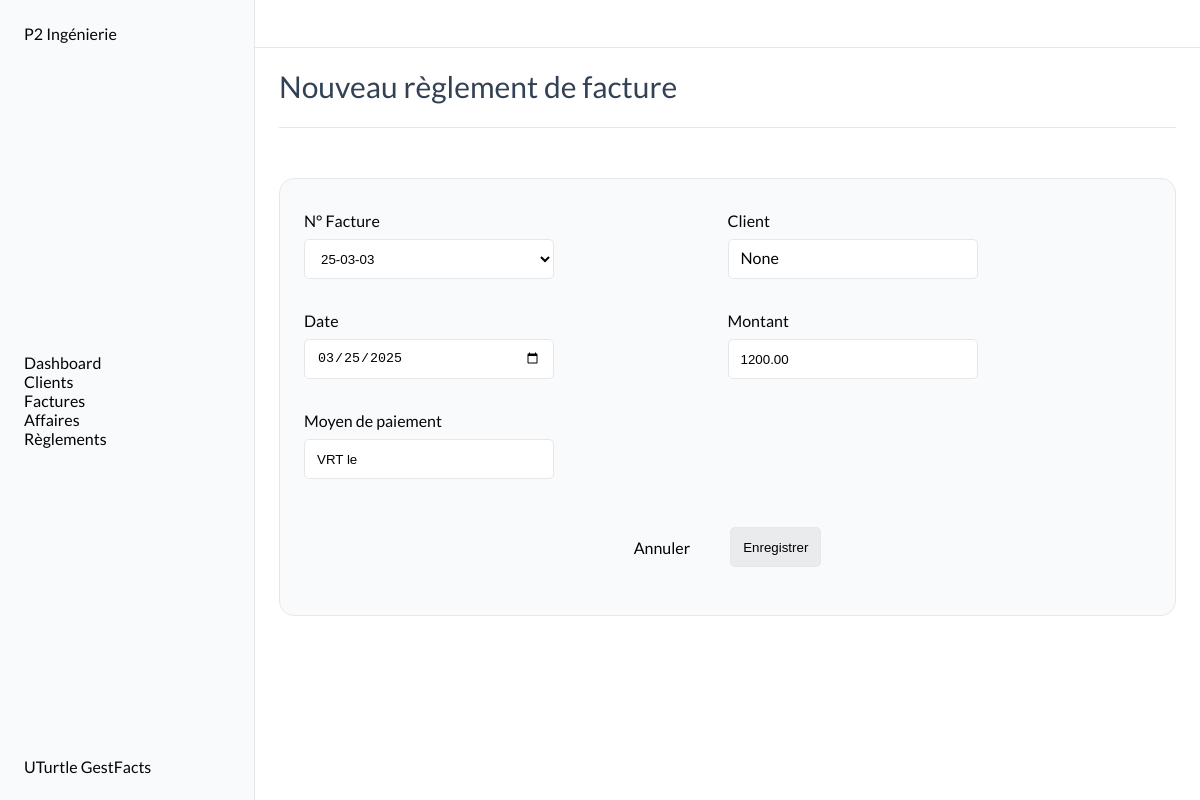
Before: /factures/6/reglement/ with the older database file.
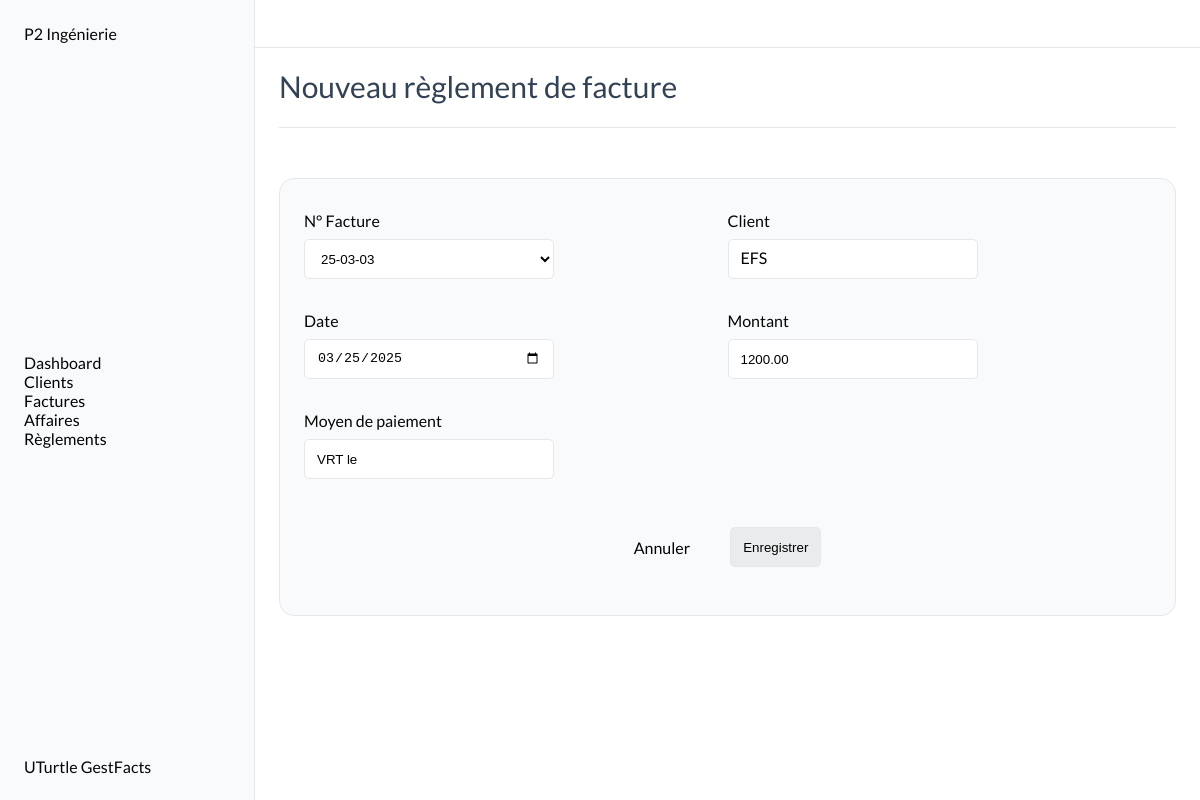
After: the same page with the newer database file.
### factures/models.py (models this page shows, shortened)
class Invoice(models.Model):
    TYPE_CHOICES = [
        ('facture', 'Facture'),
        ('avoir', 'Avoir'),
        ('proforma', 'Proforma'),
        ]
    STATUT_CHOICES = [
        ('a_payer', 'À payer'),
        ('partiellement_payee', 'Partiellement payée'),
        ('payee', 'Payée'),
        ('en_retard', 'En retard'),
        ('annulee', 'Annulée'),
    ]
    date = models.DateField()
    type = models.CharField(max_length=10, choices=TYPE_CHOICES, default='facture')
    affaire = models.ForeignKey('affaires.Affaire', on_delete=models.CASCADE, related_name="invoices")
    invoice_number = models.CharField(max_length=10, unique=True, db_index=True)
    client = models.ForeignKey('clients.Client', on_delete=models.SET_NULL, related_name='invoices', db_index=True, null=True)
    client_entity_name = models.CharField(max_length=100, blank=True, null=True)
    invoice_object = models.TextField(max_length=200)
    amount_ht = models.DecimalField(max_digits=10, decimal_places=2)
    vat_rate = models.DecimalField(max_digits=5, decimal_places=2, default=20.0)
    statut = models.CharField(max_length=20, choices=STATUT_CHOICES, default='a_payer')
    class Meta:
        verbose_name = "Facture"
        verbose_name_plural = "Factures"
    def __str__(self):
        client_name = self.client_entity_name if self.client is None else self.client.entity_name
        return self.invoice_number
    @property
    def amount_ttc(self):
        return self.amount_ht * (1 + self.vat_rate / 100)

### clients/models.py (models this page shows)
class Client(models.Model):
    entity_name = models.CharField(max_length=100)
    address = models.CharField(max_length=200, blank=True, null=True)
    zip_code = models.CharField(max_length=5, blank=True, null=True)
    city = models.CharField(max_length=100, blank=True, null=True)
    contact = models.CharField(max_length=100, blank=True, null=True)
    phone_number = models.CharField(max_length=10, blank=True, null=True)
    email = models.EmailField(blank=True, null=True)
    def __str__(self):
        return self.entity_name
    class Meta:
        verbose_name = "Client"
        verbose_name_plural = "Clients"

### factures/views.py (the view)
# urls.py: path('<int:pk>/reglement/', reglement_create, name='reglement'),
def reglement_create(request, pk):
    facture = get_object_or_404(Invoice, pk=pk)
    if request.method == 'POST':
        form = PaymentForm(request.POST)
        if form.is_valid():
            paiement = form.save(commit=False)
            paiement.invoice = facture  # Assigne la facture au paiement
            paiement.save()
            return redirect('factures:factures')
    else:
        form = PaymentForm(initial={
            'date': datetime.today().strftime('%Y-%m-%d'),
            'amount': round(facture.amount_ttc, 2),
            'payment_method': 'VRT le',
            'invoice': facture
            })
    return render(request, 'pages/factures/paiement_create_form.html', {'form': form, 'facture': facture})

### factures/forms.py
class PaymentForm(forms.ModelForm):
    class Meta:
        model = Payment
        fields = ['date', 'amount', 'invoice', 'payment_method']
        widgets = {
            'date': forms.DateInput(attrs={'class': 'form-input', 'type': 'date'}),
            'amount': forms.NumberInput(attrs={'class': 'form-input', 'step': '0.01'}),
            'invoice': forms.Select(attrs={'class': 'form-input'}),
            'payment_method': forms.TextInput(attrs={'class': 'form-input'}),
        }
        labels = {
            'date': 'Date',
            'amount': 'Montant',
            'invoice': 'N° Facture',
            'payment_method': 'Moyen de paiement',
        }

### templates/pages/factures/paiement_create_form.html (shortened to what this page needs)
{% extends "base_form.html" %}
{% block content %}
<div class="title">
    <H2>Nouveau règlement de facture</H2>
</div>
<section class="tableau">
    <div class="card">
        <div class="card-body">
            <form method="post">
                <div class="">
                    <div>
                        <div class="form_categories">
                            <div class="form-group">
                                <label for="" class="form-label">{{ form.invoice.label }}</label>
                                {{ form.invoice }}
                            </div>
                            <div class="form-group">
                                <p class="form-label">Client</p>
                                <p class="form-input">{{ facture.client }}</p>
                            </div>
                        </div>
                        <div class="form_categories">
                            <div class="form-group">
                                <label class="form-label">{{ form.date.label }}</label>
                                {{ form.date }}
                            </div>
                            <div class="form-group">
                                <label class="form-label">{{ form.amount.label }}</label>
                                {{ form.amount }}
                            </div>
                        </div>
                        <div class="form_categories">
                            <div class="form-group">
                                <label for="" class="form-label">{{ form.payment_method.label }}</label>
                                {{ form.payment_method }}
                            </div>
                        </div>
                    </div>
                </div>
                <div class="form_btn_group">
                    <a href="{% url 'factures:factures' %}" class="supprimer">Annuler</a>
                    <button type="submit" class="form_btn">Enregistrer</button>
                </div>
            </form>
        </div>
    </div>
</section>
{% endblock content %}

Changed rows visible on the page:
changed Invoice: client "None" → "EFS"
